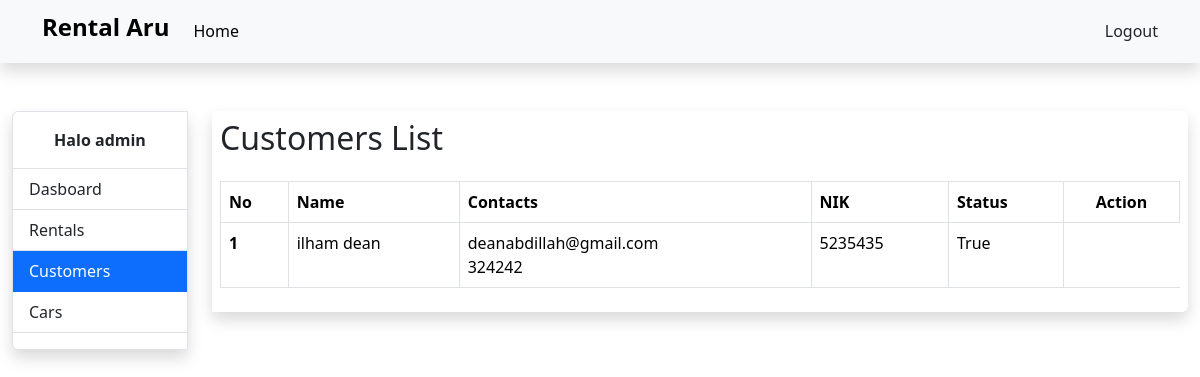
Before: /users-page/ (signed in) with the older database file.
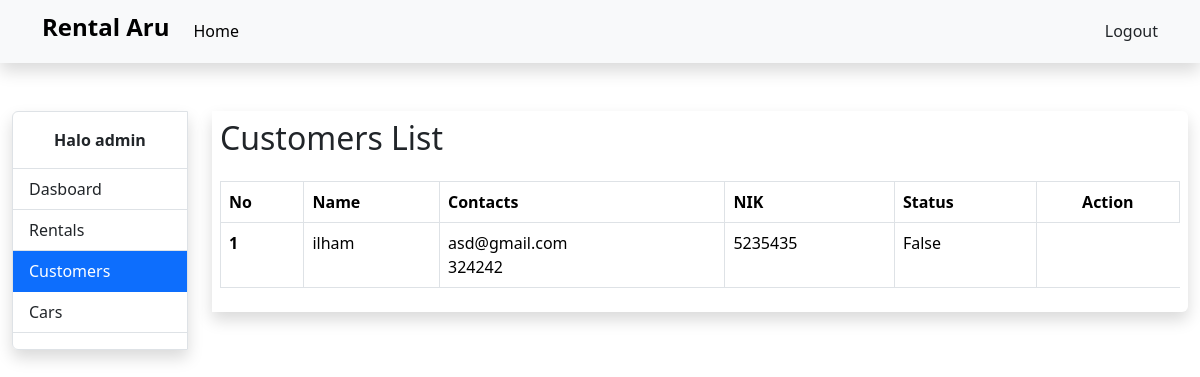
After: the same page with the newer database file.
### account/models.py (models this page shows, shortened)
class User(AbstractBaseUser):
    GENDER_CHOICES = [
        ('laki-laki', 'Laki-laki'),
        ('perempuan', 'Perempuan'),
    ]
    email = models.EmailField(verbose_name='email address', max_length=255, unique=True,)
    full_name = models.CharField(max_length=255)
    gender = models.CharField(max_length=10, choices=GENDER_CHOICES, blank=True, null=True)
    birth_date = models.DateField(blank=True, null=True)
    phone_number = models.CharField(max_length=20, blank=True, null=True)
    nik = models.CharField(max_length=16, unique=True, blank=True, null=True)
    license_card_image = models.ImageField(blank=True, null=True)
    id_card_image = models.ImageField(blank=True, null=True)
    profile_picture = models.ImageField(blank=True, null=True)
    date_joined = models.DateField(verbose_name='date joined', auto_now_add=True,)
    last_login = models.DateField(verbose_name='last login', auto_now=True,)
    is_active = models.BooleanField(default=False)
    is_admin = models.BooleanField(default=False)
    is_superuser = models.BooleanField(default=False)
    objects = CustomUserManager()
    USERNAME_FIELD = 'email'
    REQUIRED_FIELDS = ['full_name']
    def __str__(self):
        return self.full_name

### base/views.py (the view)
# urls.py: path('users-page/', views.users_page, name='users_page'),
@login_required(login_url='login_page')
def users_page(request):
    users = User.objects.filter(is_admin=False)
    context = {
        'users': users,
        'name': str(request.user).split()[0],
        'menus': {
            'menu': 'usersMenu',
            'submenu': '',
        },
    }
    return render(request, 'users_page.html', context)

### templates/users_page.html
{% extends 'base.html' %}
{% block contents %}
        {% include 'menu.html' %}
        <div class="col-lg">
            <div class="shadow rounded-end p-2">
                <div class="row mb-3">
                    <div class="col-10">
                        <h2>Customers List</h2>
                    </div>
                </div>
                <div class="table-responsive">
                    <table class="table table-bordered">
                        <thead>
                            <tr>
                                <th scope="col">No</th>
                                <th scope="col">Name</th>
                                <th scope="col">Contacts</th>
                                <th scope="col">NIK</th>
                                <th scope="col">Status</th>
                                <th scope="col" class="text-center">Action</th>
                            </tr>
                        </thead>
                        <tbody>
                            {% if users %}
                                {% for user in users %}
                                    <tr>
                                        <th scope="col">{{forloop.counter}}</th>
                                        <td>{{user.full_name}}</td>
                                        <td>{{user.email}}<br>{{user.phone_number}}</td>
                                        <td>{{user.nik}}</td>
                                        <td>{{user.is_active}}</td>
                                    </tr>
                                {% endfor %}
                            {% else %}
                                <tr>
                                    <td colspan="9" class="text-center">Data not found.</td>
                                </tr>
                            {% endif %}
                        </tbody>
                    </table>
                </div>
            </div>
        </div>
{% endblock %}

Changed rows visible on the page:
removed User: full_name "ilham dean", email "deanabdillah@gmail.com", phone_number "324242", nik "5235435", is_active "True"
added User: full_name "ilham", email "asd@gmail.com", phone_number "324242", nik "5235435", is_active "False"
